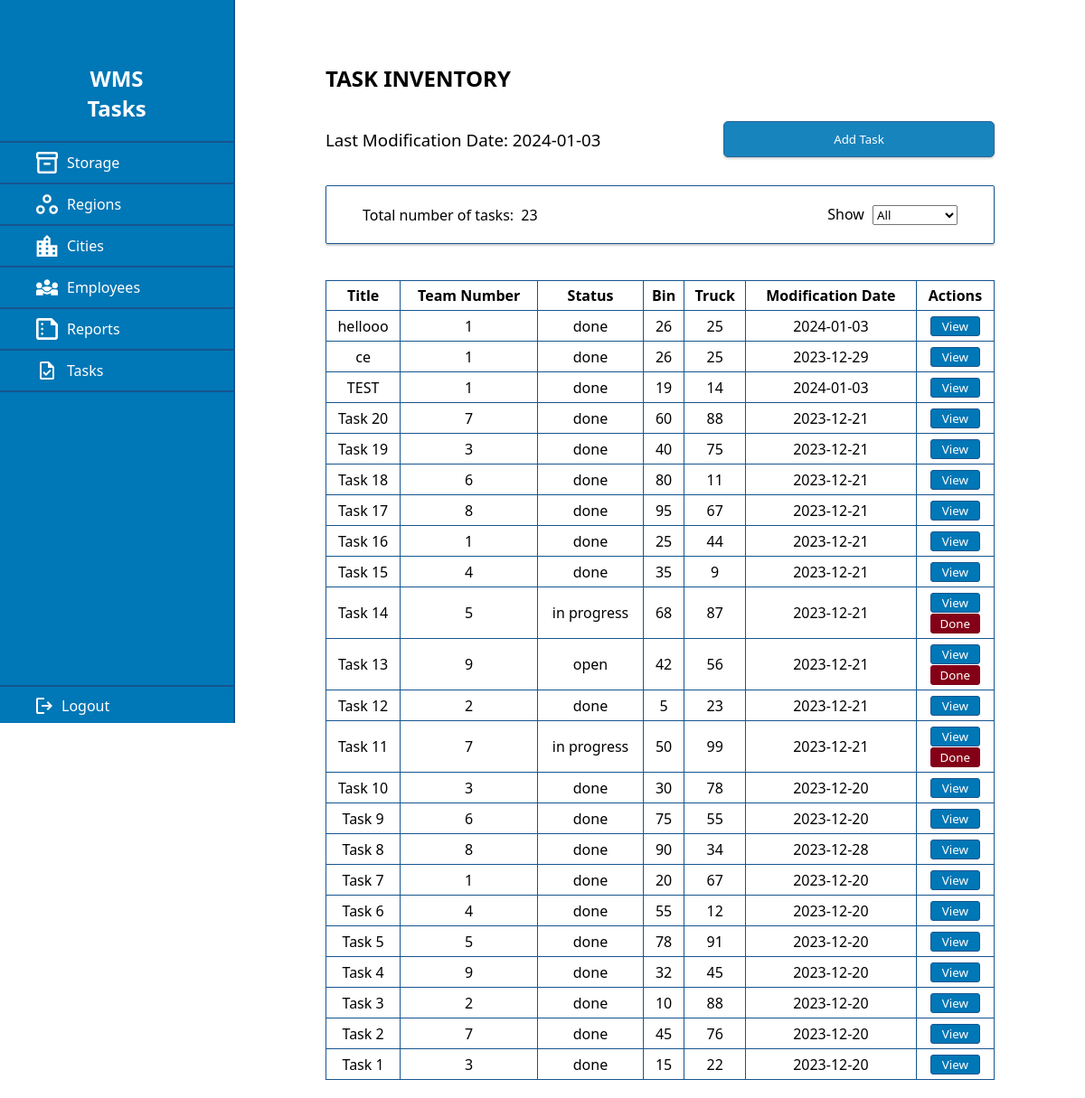
The app's page /view/tasks/tasks.php (signed in) with its own data.
### tables this page shows
CREATE TABLE `tasks` (
  `id` int(100) NOT NULL,
  `title` varchar(500) NOT NULL,
  `team` int(5) NOT NULL,
  `status` varchar(40) NOT NULL,
  `binId` int(20) NOT NULL,
  `truckId` int(20) NOT NULL,
  `modification_date` date DEFAULT NULL
);

### controller/ControllerTasks.php (called while the page is built, shortened)
<?php
class ControllerTask{
    private $entity;
    public function __construct() {
        $this -> entity = new Task();
    }
    public function getAllRecords()
    {
        $queryResult =  $this->entity->getAll();
        if ($queryResult->num_rows > 0) {
            $fetchResult = $queryResult->fetch_all(MYSQLI_ASSOC);
            return $fetchResult;
        }
        return false;
    }
    public function getLastModDate(){
        return $this->entity->getLastModDate();
    }
}

### model/Task.php (called while the page is built, shortened)
<?php
class Task
{
    private $db;
    private $table = 'tasks';
     public function __construct()
    {
        $this->db = new Database();
    }
     public function getAll()
    {
        try {
            $result = $this->db->queryRaw("SELECT * FROM $this->table");
            return $result;
        } catch (Exception $e) {
            var_dump($e->getMessage());
            return $e;
        }
        return false;
    }
    public function getLastModDate(){
        return $this->db->queryRaw("SELECT MAX(modification_date) FROM $this->table")->fetch_row()[0];
    }
}

### database/index.php (called while the page is built, shortened)
<?php
class Database
{
    private $connection;
    public function __construct(String $username = Constants::DB_USER, String $password = Constants::DB_PASSWORD)
    {
        $this->connection = new mysqli(Constants::DB_HOST, $username, $password, Constants::DB_NAME);
    }
    public function queryRaw(String $query): mysqli_result|String
    {
        try {
            return $this->connection->query($query);
        } catch (Exception $e) {
            return $e->getMessage();
        }
    }
}
?>

### view/tasks/tasks.php (the view, shortened to what this page needs)
<?php
    $controller = new ControllerTask();
    $sortAttribute = isset($_GET['sort']) ? $_GET['sort'] : 'all';
    $records = $controller->getAllRecords();
    $count=count($records);
    if($sortAttribute=="all"){
        $records = $controller->getAllRecords();
    }elseif ($sortAttribute=="ip") {
        $records = $controller->getRecordsByStatus("in progress");
    }elseif ($sortAttribute=="done") {
        $records = $controller->getRecordsByStatus("done");
    }
    $records = is_array($records) ? $records : [];
    $lastModificationDate = $controller->getLastModDate();
    function addButtons($id)
{
    return "
            <td class='table-data'>
            <button class='table-action-button' onclick='viewTask($id)'>View</button>
            <form method='post' action='../../utils/submission.php'>
                <input type='hidden' name='taskId' id='taskId' value='$id'>
                <input id='form-submission-type' name='form-submission-type' type='text' value='TASKDONE' style='display: none;'>
                <button class='table-action-button-delete' type='submit' name='markDone'>Done</button>
            </form>
        </td>
    ";
}
    function addButtonsDone($id)
{
    return "
            <td class='table-data'>
                <button class='table-action-button' onclick='viewTask($id)'>View</button>
        </td>
    ";
}
    function setSorted($target, $sortAttribute){
        if($sortAttribute == $target){
            echo"selected";
        }else{
            echo "";
        }
    }
?>
<!DOCTYPE html>
<html lang="en">
<head>
    <link rel="stylesheet" href="../../css/tasks.css">
</head>
<body>
    <?php include("../header.php"); ?>
    <main class="employee-container">
    <h2>TASK INVENTORY</h2>
    <div class="header-flex">
            <h3 style="font-weight: 500;">Last Modification Date:  <?php echo"$lastModificationDate"; ?></h3>
            <div class="employee-subheader-buttons">
                <button class="btn-create-employee" onclick="addTask()">
                    Add Task
                </button>
            </div>
    </div>
    <div class="stats-flex">
        <?php echo "<div style='font-size:16px;'>Total number of tasks: "." "."<span style='font-weight: 500;margin-left:4px;'>".$count ."</span></div>"?>
        <div class="sorting-options">
            <label for="sortAttribute">Show</label>
            <select id="sortAttribute" onchange="sortTable()" style="margin-left:5px;">
                <option value="all" <?php setSorted("all",$sortAttribute);?>>All</option>
            </select>
        </div>
    </div>
    <div class="employee-entries">
        <table class="employee-table">
            <tr class="table-header">
                <th class="table-header-data">Title</th>
                <th class="table-header-data">Team Number</th>
                <th class="table-header-data">Status</th>
                <th class="table-header-data">Bin</th>
                <th class="table-header-data">Truck</th>
                <th class="table-header-data">Modification Date</th>
                <th class="table-header-data">Actions</th>
            </tr>
            <?php
                if (sizeof($records) > 0) {
                    $records = array_reverse($records);
                    foreach ($records as $record) {
                            $id = $record['id'];
                            $title = $record['title'];
                            $team = $record['team'];
                            $status = $record['status'];
                            $binId = $record['binId'];
                            $truckId = $record['truckId'];
                            $date = $record['modification_date'];
                            echo "<tr>";
                            echo "<td class='table-data'>$title</td>";
                            echo "<td class='table-data'>$team</td>";
                            echo "<td class='table-data'>$status</td>";
                            echo "<td class='table-data'>$binId</td>";
                            echo "<td class='table-data'>$truckId</td>";
                            echo "<td class='table-data'>$date</td>";
                            if ($status=="done") {
                                echo addButtonsDone($id);
                            }else {
                                echo addButtons($id);
                            }
                            echo "</tr>";
                    }
                } else {
                    echo "<tr><td colspan='12' align='center'>No information.</td></tr>";
                }
                ?>
        </table>
    </div>
</main>
</body>
</html>

### css/tasks.css (style rules this page uses)
:root { --light-blue: #0077b6; --dark-blue: #16558f; --white: #ffffff; --gray: #d9d9d9; --brown: #987654; --green: #00a86b; --red: #800020; --light-green: #345100; --dark-green: #243700; --lightest-green: #568400; --dark-red: #840016; }
* { box-sizing: border-box; font-family: "Segoe UI", Tahoma, Geneva, Verdana, sans-serif; }
html, body { padding: 0; margin: 0; background-color: var(--white); }
body { display: flex; }
main { flex-grow: 1; padding: 50px 20px; }
.employee-subheader-buttons { display: flex; justify-content: end; gap: 10px; width: 300px; }
.employee-container { padding: 50px 100px 20px ; }
.header-flex { display: flex; flex-direction: row; align-items: center; justify-content: space-between; }
.stats-flex { display: flex; flex-direction: row; border: 1px solid var(--dark-blue); padding: 20px 40px; margin: 20px 0; border-radius: 2px; box-shadow: 0px 2px 2px 0px rgba(99, 99, 99, 0.3); align-items: center; font-size: 20px; }
.stats-flex > :first-child { margin-right: auto; }
.stats-flex > :last-child { margin-left: auto; font-size: 16px; }
.employee-table { border-collapse: collapse; width: 100%; }
.employee-entries { padding-top: 20px; }
.table-header { border: 1px solid var(--dark-blue); padding: 5px 5px; text-align: center; }
.table-header-data { border: 1px solid var(--dark-blue); padding: 5px 5px; text-align: center; font-weight: 700; }
.table-data { border: 1px solid var(--dark-blue); padding: 5px 5px; text-align: center; font-weight: 400; }
.btn-create-employee { height: 40px; flex-grow: 2; width: 300px; box-shadow: 0px 2px 2px 0px rgba(99, 99, 99, 0.3); padding: 0; border-radius: 5px; opacity: 0.9; background-color: var(--light-blue); color: var(--white); border: 1px solid var(--dark-blue); }
.table-action-button { border: 1px solid var(--dark-blue); border-radius: 3px; background-color: var(--light-blue); color: var(--white); cursor: pointer; width: 55px; }
.table-action-button-delete { border: 1px solid var(--red); border-radius: 3px; background-color: var(--dark-red); color: var(--white); cursor: pointer; width: 55px; }

### records on screen
tasks: title "hellooo", team "1", status "done", binId "26", truckId "25", modification_date "2024-01-03"
tasks: title "ce", team "1", status "done", binId "26", truckId "25", modification_date "2023-12-29"
tasks: title "TEST", team "1", status "done", binId "19", truckId "14", modification_date "2024-01-03"
tasks: title "Task 20", team "7", status "done", binId "60", truckId "88", modification_date "2023-12-21"
tasks: title "Task 19", team "3", status "done", binId "40", truckId "75", modification_date "2023-12-21"
tasks: title "Task 18", team "6", status "done", binId "80", truckId "11", modification_date "2023-12-21"
tasks: title "Task 17", team "8", status "done", binId "95", truckId "67", modification_date "2023-12-21"
tasks: title "Task 16", team "1", status "done", binId "25", truckId "44", modification_date "2023-12-21"
tasks: title "Task 15", team "4", status "done", binId "35", truckId "9", modification_date "2023-12-21"
tasks: title "Task 14", team "5", status "in progress", binId "68", truckId "87", modification_date "2023-12-21"
tasks: title "Task 13", team "9", status "open", binId "42", truckId "56", modification_date "2023-12-21"
tasks: title "Task 12", team "2", status "done", binId "5", truckId "23", modification_date "2023-12-21"
tasks: title "Task 11", team "7", status "in progress", binId "50", truckId "99", modification_date "2023-12-21"
tasks: title "Task 10", team "3", status "done", binId "30", truckId "78", modification_date "2023-12-20"
tasks: title "Task 9", team "6", status "done", binId "75", truckId "55", modification_date "2023-12-20"
tasks: title "Task 8", team "8", status "done", binId "90", truckId "34", modification_date "2023-12-28"
tasks: title "Task 7", team "1", status "done", binId "20", truckId "67", modification_date "2023-12-20"
tasks: title "Task 6", team "4", status "done", binId "55", truckId "12", modification_date "2023-12-20"
tasks: title "Task 5", team "5", status "done", binId "78", truckId "91", modification_date "2023-12-20"
tasks: title "Task 4", team "9", status "done", binId "32", truckId "45", modification_date "2023-12-20"
tasks: title "Task 3", team "2", status "done", binId "10", truckId "88", modification_date "2023-12-20"
tasks: title "Task 2", team "7", status "done", binId "45", truckId "76", modification_date "2023-12-20"
tasks: title "Task 1", team "3", status "done", binId "15", truckId "22", modification_date "2023-12-20"

### other values on screen
$header "Tasks"
$lastModificationDate "2024-01-03"
$count "23"
